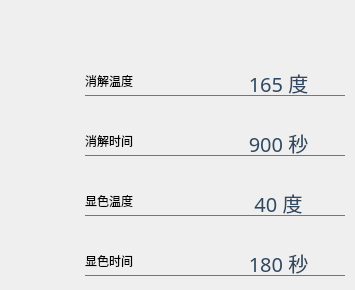
<widget class="QWidget" name="m_ReactionParamTab">
<attribute name="title">
<string>反应参数</string>
</attribute>
<widget class="QLabel" name="m_DispelTime">
<property name="geometry">
<rect>
<x>220</x>
<y>130</y>
<width>126</width>
<height>26</height>
</rect>
</property>
<property name="whatsThis">
<string>LBL_02</string>
</property>
<property name="styleSheet">
<string notr="true">QLabel
{
    padding:1px 10px 1px 1px;
    font:20px Semhei;
    background-color: transparent;
    color: #304961;
    image: url(:/images/pic_Right-Arrow.png);
    image-position:right;
}
</string>
</property>
<property name="text">
<string>900 秒</string>
</property>
<property name="alignment">
<set>Qt::AlignCenter</set>
</property>
</widget>
<widget class="Line" name="line2_2_2">
<property name="geometry">
<rect>
<x>85</x>
<y>155</y>
<width>260</width>
<height>1</height>
</rect>
</property>
<property name="styleSheet">
<string notr="true">border: 0px;
background-color: rgb(116, 118, 120);</string>
</property>
<property name="orientation">
<enum>Qt::Horizontal</enum>
</property>
</widget>
<widget class="QLabel" name="m_DispelTemperature">
<property name="geometry">
<rect>
<x>220</x>
<y>70</y>
<width>126</width>
<height>26</height>
</rect>
</property>
<property name="whatsThis">
<string>LBL_02</string>
</property>
<property name="styleSheet">
<string notr="true">QLabel
{
    padding:1px 10px 1px 1px;
    font:20px Semhei;
    background-color: transparent;
    color: #304961;
    image: url(:/images/pic_Right-Arrow.png);
    image-position:right;
}
</string>
</property>
<property name="text">
<string>165 度</string>
</property>
<property name="alignment">
<set>Qt::AlignCenter</set>
</property>
</widget>
<widget class="QLabel" name="CurTitle2_2_1">
<property name="geometry">
<rect>
<x>85</x>
<y>60</y>
<width>96</width>
<height>41</height>
</rect>
</property>
<property name="whatsThis">
<string>LBL_02</string>
</property>
<property name="styleSheet">
<string notr="true">font:20px Semhei;
background-color: transparent;
color: #304961;
QLabel
{
}
</string>
</property>
<property name="text">
<string>消解温度</string>
</property>
</widget>
<widget class="Line" name="line2_2_3">
<property name="geometry">
<rect>
<x>85</x>
<y>215</y>
<width>260</width>
<height>1</height>
</rect>
</property>
<property name="styleSheet">
<string notr="true">border: 0px;
background-color: rgb(116, 118, 120);</string>
</property>
<property name="orientation">
<enum>Qt::Horizontal</enum>
</property>
</widget>
<widget class="QLabel" name="CurTitle2_2_2">
<property name="geometry">
<rect>
<x>85</x>
<y>120</y>
<width>96</width>
<height>41</height>
</rect>
</property>
<property name="whatsThis">
<string>LBL_02</string>
</property>
<property name="styleSheet">
<string notr="true">font:20px Semhei;
background-color: transparent;
color: #304961;
QLabel
{
}
</string>
</property>
<property name="text">
<string>消解时间</string>
</property>
</widget>
<widget class="QLabel" name="CurTitle2_2_3">
<property name="geometry">
<rect>
<x>85</x>
<y>180</y>
<width>96</width>
<height>41</height>
</rect>
</property>
<property name="whatsThis">
<string>LBL_02</string>
</property>
<property name="styleSheet">
<string notr="true">font:20px Semhei;
background-color: transparent;
color: #304961;
QLabel
{
}
</string>
</property>
<property name="text">
<string>显色温度</string>
</property>
</widget>
<widget class="Line" name="line2_2_1">
<property name="geometry">
<rect>
<x>85</x>
<y>95</y>
<width>260</width>
<height>1</height>
</rect>
</property>
<property name="styleSheet">
<string notr="true">border: 0px;
background-color: rgb(116, 118, 120);</string>
</property>
<property name="orientation">
<enum>Qt::Horizontal</enum>
</property>
</widget>
<widget class="QLabel" name="m_ColoredTime">
<property name="geometry">
<rect>
<x>220</x>
<y>250</y>
<width>126</width>
<height>26</height>
</rect>
</property>
<property name="whatsThis">
<string>LBL_02</string>
</property>
<property name="styleSheet">
<string notr="true">QLabel
{
    padding:1px 10px 1px 1px;
    font:20px Semhei;
    background-color: transparent;
    color: #304961;
    image: url(:/images/pic_Right-Arrow.png);
    image-position:right;
}
</string>
</property>
<property name="text">
<string>180 秒</string>
</property>
<property name="alignment">
<set>Qt::AlignCenter</set>
</property>
</widget>
<widget class="Line" name="line2_2_4">
<property name="geometry">
<rect>
<x>85</x>
<y>275</y>
<width>260</width>
<height>1</height>
</rect>
</property>
<property name="styleSheet">
<string notr="true">border: 0px;
background-color: rgb(116, 118, 120);</string>
</property>
<property name="orientation">
<enum>Qt::Horizontal</enum>
</property>
</widget>
<widget class="QLabel" name="CurTitle2_2_4">
<property name="geometry">
<rect>
<x>85</x>
<y>240</y>
<width>96</width>
<height>41</height>
</rect>
</property>
<property name="whatsThis">
<string>LBL_02</string>
</property>
<property name="styleSheet">
<string notr="true">font:20px Semhei;
background-color: transparent;
color: #304961;
QLabel
{
}
</string>
</property>
<property name="text">
<string>显色时间</string>
</property>
</widget>
<widget class="QLabel" name="m_ColoredTemperature">
<property name="geometry">
<rect>
<x>220</x>
<y>190</y>
<width>126</width>
<height>26</height>
</rect>
</property>
<property name="whatsThis">
<string>LBL_02</string>
</property>
<property name="styleSheet">
<string notr="true">QLabel
{
    padding:1px 10px 1px 1px;
    font:20px Semhei;
    background-color: transparent;
    color: #304961;
    image: url(:/images/pic_Right-Arrow.png);
    image-position:right;
}
</string>
</property>
<property name="text">
<string>40 度</string>
</property>
<property name="alignment">
<set>Qt::AlignCenter</set>
</property>
</widget>
</widget>
